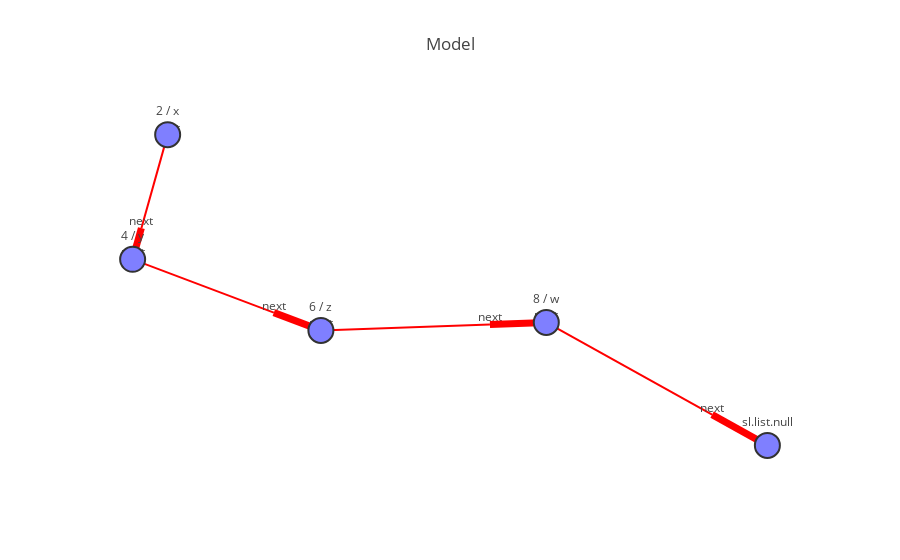

The notebook cell this image was saved under:
### Markdown cell above
Ignore the part about the `backend`. What matters for now is that the parse result can serve as input for `encode`, `model`, `iplot` etc. just like any expression created via the API!

### Code cell
iplot(model(expr))

### Figure 1 — Plotly figure (JSON) as saved in the notebook; plotly's stock layout.template omitted (floating-point values rounded to 4 significant figures)
{"data": [{"hoverinfo": "none", "line": {"color": "red", "width": 2}, "mode": "lines+text", "text": "next", "textposition": "top", "type": "scatter", "x": [-0.5765, -0.6456, null, -0.6686, -0.2974, null, -0.1737, 0.2707, null, 0.4188, 0.8547, null], "y": [0.9415, 0.4039, null, 0.2247, -0.08161, null, -0.1837, -0.1493, null, -0.1378, -0.668, null]}, {"hoverinfo": "none", "line": {"color": "red", "width": 7}, "mode": "lines", "type": "scatter", "x": [-0.6456, -0.6686, null, -0.2974, -0.1737, null, 0.2707, 0.4188, null, 0.8547, 1, null], "y": [0.4039, 0.2247, null, -0.08161, -0.1837, null, -0.1493, -0.1378, null, -0.668, -0.8448, null]}, {"hoverinfo": "text", "marker": {"color": "rgb(127,127,255)", "line": {"color": "rgb(50,50,50)", "width": 2}, "size": 25, "symbol": "dot"}, "mode": "markers+text", "text": ["2 / x", "4 / y", "6 / z", "8 / w", "sl.list.null"], "textposition": "top", "type": "scatter", "x": [-0.5765, -0.6686, -0.1737, 0.4188, 1], "y": [0.9415, 0.2247, -0.1837, -0.1378, -0.8448]}], "layout": {"font": {"size": 12}, "hovermode": "closest", "showlegend": false, "title": "Model", "xaxis": {"showgrid": false, "showticklabels": false, "zeroline": false}, "yaxis": {"showgrid": false, "showticklabels": false, "zeroline": false}}}
